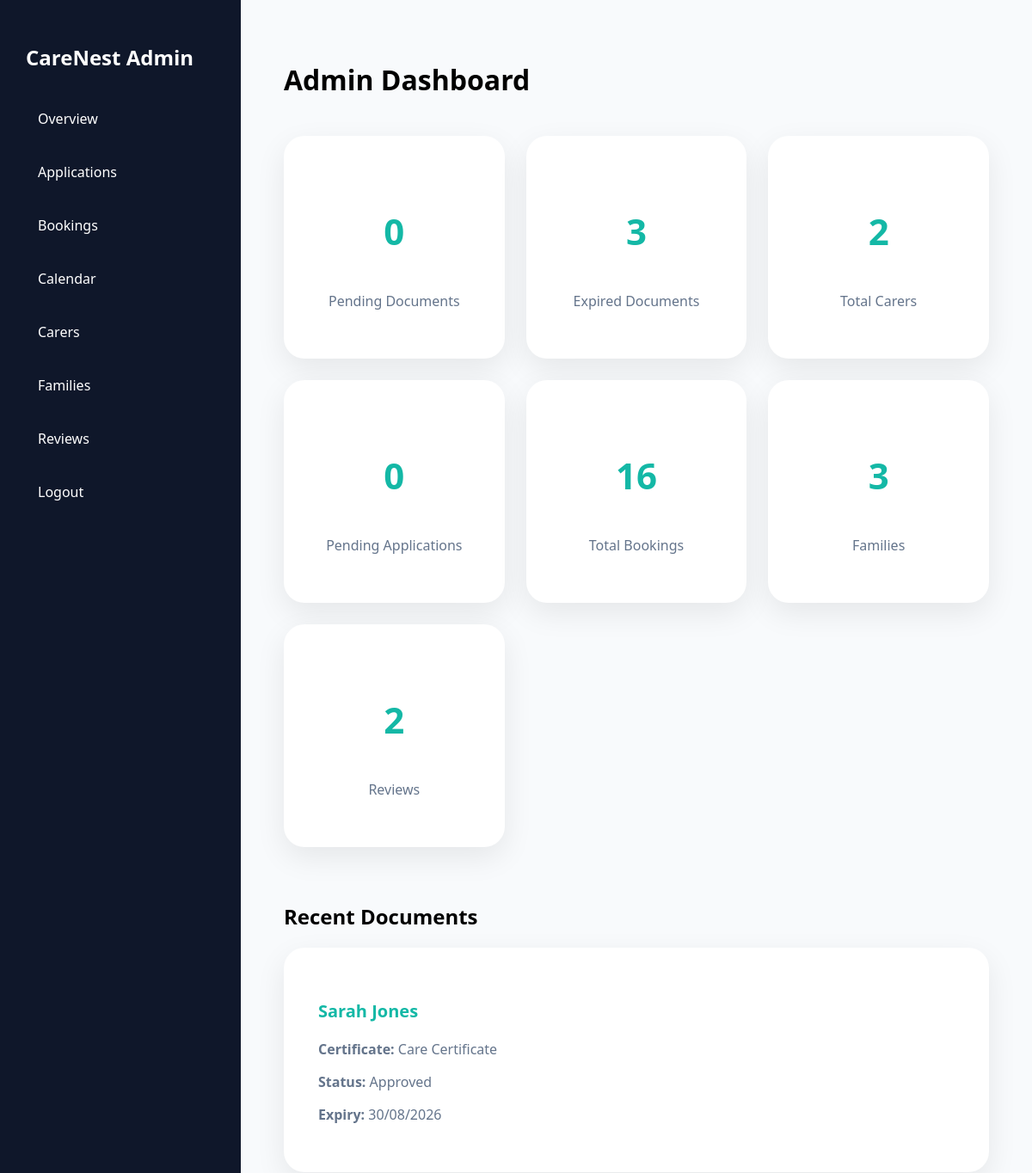
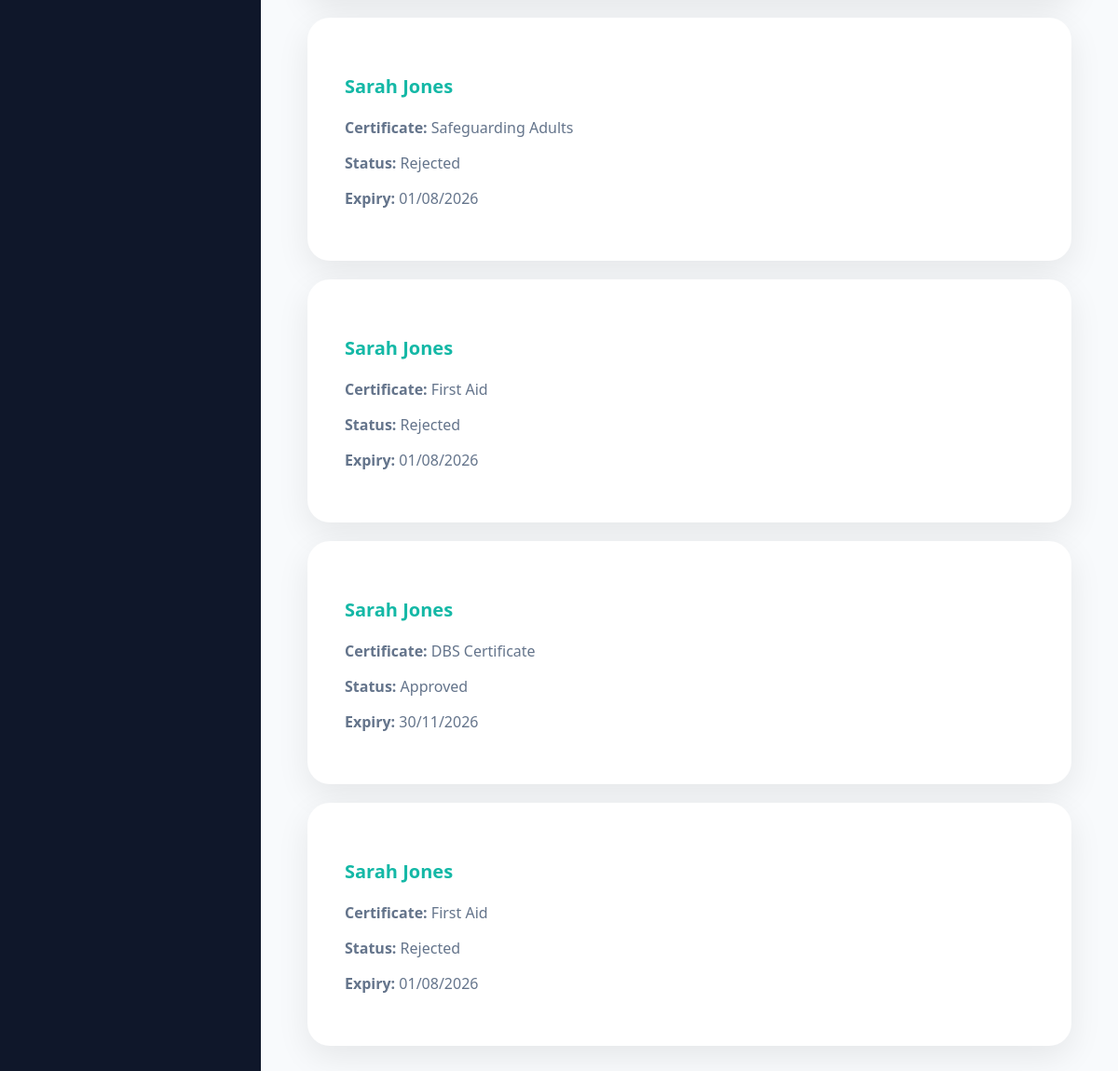
/admin-dashboard/ (signed in), run on the app's committed database (2 pictures, top to bottom).
### carers/models.py (models this page shows, shortened)
class CarerDocument(models.Model):
    DOCUMENT_CHOICES = (
        ('DBS Certificate', 'DBS Certificate'),
        ('Right to Work', 'Right to Work'),
        ('Public Liability Insurance', 'Public Liability Insurance'),
        ('First Aid', 'First Aid'),
        ('Moving & Handling', 'Moving & Handling'),
        ('Safeguarding Adults', 'Safeguarding Adults'),
        ('Medication Administration', 'Medication Administration'),
        ('Dementia Awareness', 'Dementia Awareness'),
        ('Infection Control', 'Infection Control'),
        ('Autism Awareness', 'Autism Awareness'),
        ('Care Certificate', 'Care Certificate'),
        ('NVQ Level 2', 'NVQ Level 2'),
        ('NVQ Level 3', 'NVQ Level 3'),
    )
    STATUS_CHOICES = (
        ('pending', 'Pending'),
        ('approved', 'Approved'),
        ('rejected', 'Rejected'),
    )
    carer = models.ForeignKey(
        Carer,
        on_delete=models.CASCADE,
        related_name='documents'
    )
    document_name = models.CharField(
        max_length=200,
        null=True,
        blank=True
    )
    issue_date = models.DateField(
        null=True,        blank=True
    )
    expiry_date = models.DateField(
        null=True,
        blank=True
    )
    file = models.FileField(
        upload_to=document_upload_path
    )
    status = models.CharField(
        max_length=20,
        choices=STATUS_CHOICES,
        default='pending'
    )
    uploaded_at = models.DateTimeField(
        auto_now_add=True
    )

class Carer(models.Model):
    user = models.OneToOneField(
        User,
        on_delete=models.CASCADE,
        null=True,
        blank=True,
        related_name='carer_profile'
    )
    GENDER_CHOICES = (
        ('male', 'Male'),
        ('female', 'Female'),
    )
    CARE_TYPES = (
        ('Personal Care', 'Personal Care'),
        ('Dementia Care', 'Dementia Care'),
        ('Companionship', 'Companionship'),
        ('Overnight Care', 'Overnight Care'),
        ('Respite Care', 'Respite Care'),
        ('Learning Disabilities Support', 'Learning Disabilities Support'),
        ('Autism Support', 'Autism Support'),
        ('Live-in Care', 'Live-in Care'),
        ('Mobility Support', 'Mobility Support'),
        ('Domestic Support', 'Domestic Support'),
        ('Shopping & Community Access', 'Shopping & Community Access'),
    )
    care_type = models.CharField(
        max_length=50,
        choices=CARE_TYPES,
        default='Personal Care'
    )
    services_offered = models.JSONField(
        default=list,
        blank=True
    )
    full_name = models.CharField(max_length=100)
    email = models.EmailField(
        blank=True
    )
    photo = models.ImageField(
        upload_to='carers/',
        blank=True,
        null=True
    )
    gender = models.CharField(
        max_length=10,
        choices=GENDER_CHOICES,
        default='female'
    )
    postcode = models.CharField(max_length=20)
    experience_years = models.PositiveIntegerField()
    hourly_rate = models.DecimalField(
        max_digits=8,
        decimal_places=2
    )
    phone_number = models.CharField(
        max_length=20,
        blank=True
    )
    address = models.TextField(
        blank=True
    )
    bio = models.TextField()
    dbs_verified = models.BooleanField(
        default=False
    )

### carers/views.py (the view)
@user_passes_test(lambda u: u.is_superuser)
def admin_dashboard(request):
    total_carers = Carer.objects.count()
    total_families = User.objects.filter(
        is_superuser=False
    ).count()
    total_bookings = Booking.objects.count()
    pending_applications = CarerApplication.objects.filter(
        status='pending'
    ).count()
    total_reviews = Review.objects.count()
    pending_documents = CarerDocument.objects.filter(
        status='pending'
    ).count()
    expired_documents = CarerDocument.objects.filter(
        expiry_date__lte=date.today()
    ).count()
    documents = CarerDocument.objects.all().order_by(
        '-uploaded_at'
    )[:5]
    return render(
        request,
        'carers/admin_dashboard.html',
        {
            'total_carers': total_carers,
            'total_families': total_families,
            'total_bookings': total_bookings,
            'pending_applications': pending_applications,
            'total_reviews': total_reviews,
            'pending_documents': pending_documents,
            'expired_documents': expired_documents,
            'documents': documents,
        }
    )

### carers/templates/carers/admin_dashboard.html (shortened to what this page needs)
<!DOCTYPE html>
<html>
<head>
</head>
<body>
<div class="layout">
    <div class="sidebar">
        <h2>CareNest Admin</h2>
       <a href="/admin-dashboard/">Overview</a>
        <a href="/admin-dashboard/applications/">Applications</a>
        <a href="/admin-dashboard/bookings/">Bookings</a>
        <a href="/admin-dashboard/calendar/">Calendar</a>
        <a href="/admin-dashboard/carers/">Carers</a>
        <a href="/admin/">Families</a>
        <a href="/admin/">Reviews</a>
        <a href="/logout/">Logout</a>
    </div>
    <div class="main">
        <h1>Admin Dashboard</h1>
        <br>
        <div class="cards">
            <div class="card">
                <h3>{{ pending_documents }}</h3>
                <p>Pending Documents</p>
            </div>
            <div class="card">
                <h3>{{ expired_documents }}</h3>
                <p>Expired Documents</p>
            </div>
            <div class="card">
                <h3>{{ total_carers }}</h3>
                <p>Total Carers</p>
            </div>
            <div class="card">
                <h3>{{ pending_applications }}</h3>
                <p>Pending Applications</p>
            </div>
            <div class="card">
                <h3>{{ total_bookings }}</h3>
                <p>Total Bookings</p>
            </div>
            <div class="card">
                <h3>{{ total_families }}</h3>
                <p>Families</p>
            </div>
            <div class="card">
                <h3>{{ total_reviews }}</h3>
                <p>Reviews</p>
            </div>
        </div>
        <br><br>
<h2>Recent Documents</h2>
{% for document in documents %}
<div class="card" style="text-align:left;margin-top:20px;">
    <h3 style="font-size:20px;">
        {{ document.carer.full_name }}
    </h3>
    <p>
        <strong>Certificate:</strong>
        {{ document.document_name }}
    </p>
    <p>
        <strong>Status:</strong>
        {{ document.get_status_display }}
    </p>
    <p>
        <strong>Expiry:</strong>
        {{ document.expiry_date|date:"d/m/Y" }}
    </p>
</div>
{% empty %}
<p>No documents uploaded.</p>
{% endfor %}
    </div>
</div>
</body>
</html>

### carers/templates/carers/admin_dashboard.html (style rules this page uses)
body { margin:0; font-family:"Segoe UI",sans-serif; background:#f8fafc; }
.layout { display:grid; grid-template-columns:280px 1fr; min-height:100vh; }
.sidebar { background:#0f172a; color:white; padding:30px; }
.sidebar h2 { margin-bottom:30px; }
.sidebar a { display:block; color:white; text-decoration:none; padding:14px; margin-bottom:12px; border-radius:10px; }
.main { padding:50px; }
.cards { display:grid; grid-template-columns:repeat(auto-fit,minmax(250px,1fr)); gap:25px; }
.card { background:white; padding:40px; border-radius:24px; text-align:center; box-shadow:0 12px 35px rgba(0,0,0,0.08); }
.card h3 { font-size:42px; color:#14b8a6; }
.card p { color:#64748b; margin-top:10px; }

### data on the page
CarerDocument: carer.full_name "Sarah Jones", document_name "Care Certificate", status "Approved", expiry_date "30/08/2026"
CarerDocument: carer.full_name "Sarah Jones", document_name "Safeguarding Adults", status "Rejected", expiry_date "01/08/2026"
CarerDocument: carer.full_name "Sarah Jones", document_name "First Aid", status "Rejected", expiry_date "01/08/2026"
CarerDocument: carer.full_name "Sarah Jones", document_name "DBS Certificate", status "Approved", expiry_date "30/11/2026"
CarerDocument: carer.full_name "Sarah Jones", document_name "First Aid", status "Rejected", expiry_date "01/08/2026"

### other printed values
{{ pending_documents }} "0"
{{ expired_documents }} "3"
{{ total_carers }} "2"
{{ pending_applications }} "0"
{{ total_bookings }} "16"
{{ total_families }} "3"
{{ total_reviews }} "2"
